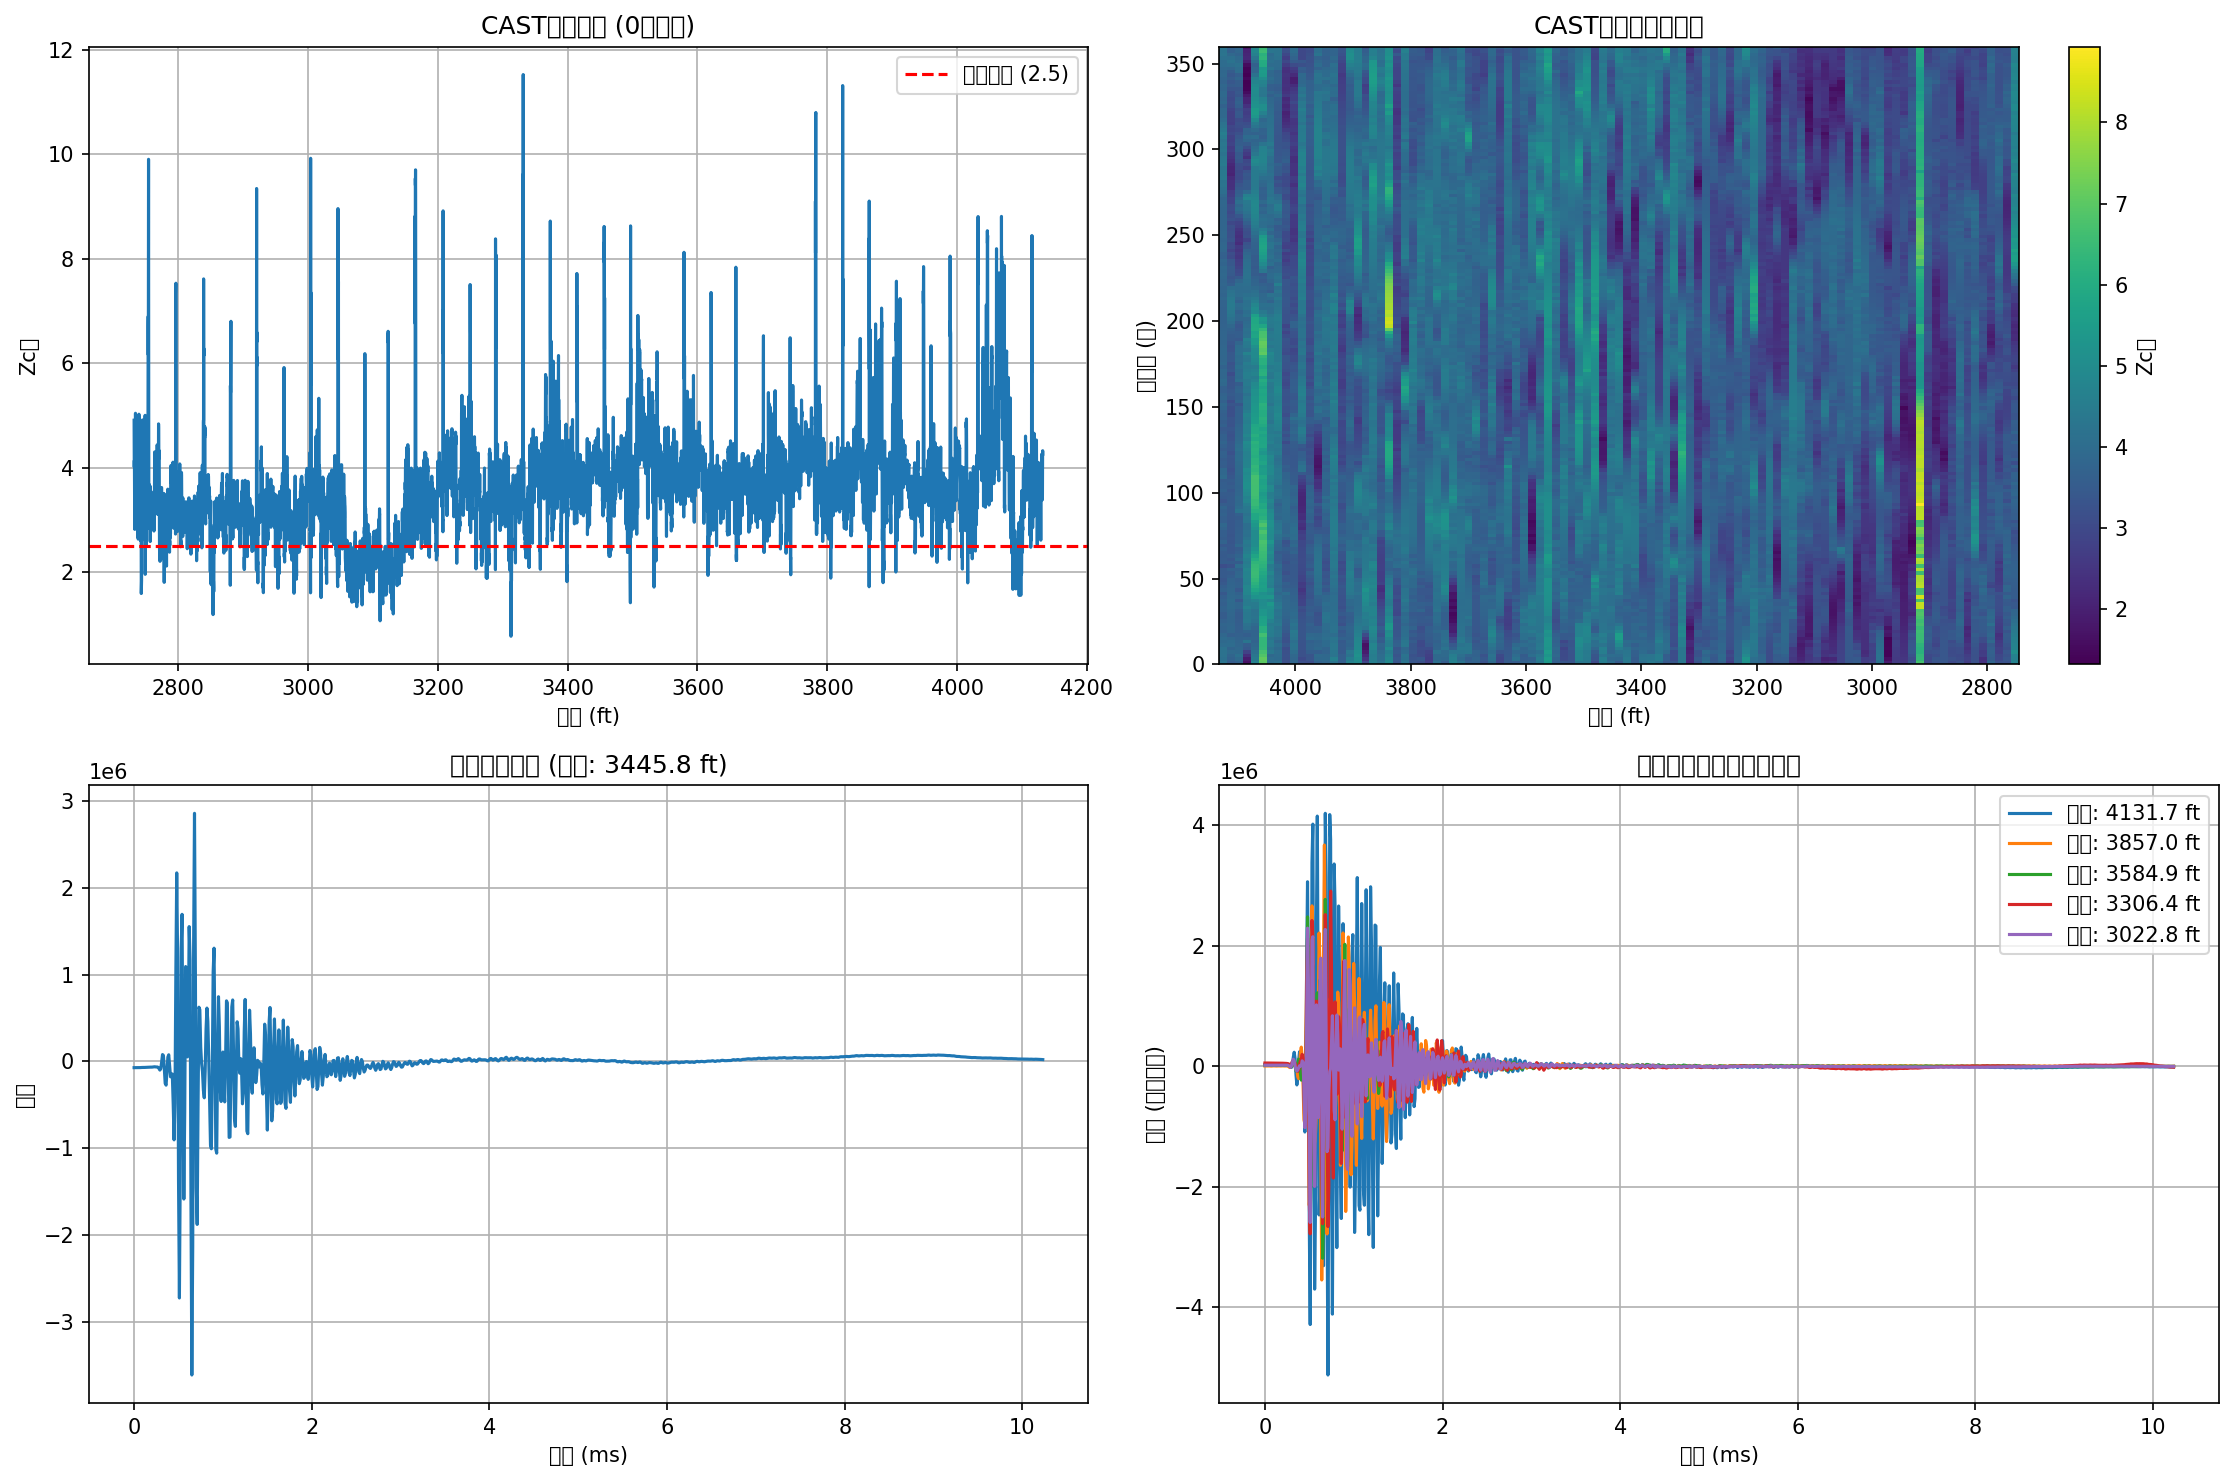

Python code for this plot:
import scipy.io
import numpy as np
import matplotlib.pyplot as plt

def explore_cast_data():
    """探索CAST超声数据"""
    print("=" * 50)
    print("探索CAST数据")
    print("=" * 50)
    
    # 加载CAST数据
    cast_data = scipy.io.loadmat('data/raw/CAST.mat')
    
    print("CAST.mat文件结构:")
    for key in cast_data.keys():
        if not key.startswith('__'):
            print(f"  {key}: {type(cast_data[key])}, shape: {cast_data[key].shape}, dtype: {cast_data[key].dtype}")
    
    # 正确读取结构体数据
    cast_struct = cast_data['CAST'][0, 0]  # 获取结构体
    
    print("\nCAST结构体字段:")
    for field_name in cast_struct.dtype.names:
        field_data = cast_struct[field_name]
        print(f"  {field_name}: {type(field_data)}, shape: {field_data.shape}, dtype: {field_data.dtype}")
    
    # 获取深度和Zc数据
    depth_cast = cast_struct['Depth'].flatten()
    zc = cast_struct['Zc']
    
    print(f"\nCAST深度信息:")
    print(f"  深度范围: {depth_cast.min():.2f} - {depth_cast.max():.2f} ft")
    print(f"  深度点数: {len(depth_cast)}")
    print(f"  深度间隔: 约{np.mean(np.diff(depth_cast)):.3f} ft")
    
    print(f"\nZc数据信息:")
    print(f"  Zc shape: {zc.shape}")
    print(f"  Zc值范围: {zc.min():.2f} - {zc.max():.2f}")
    print(f"  方位角数: {zc.shape[0]} (应该是180个)")
    
    # 统计窜槽情况（Zc < 2.5）
    channeling_mask = zc < 2.5
    channeling_ratio = np.mean(channeling_mask)
    print(f"  窜槽比例 (Zc < 2.5): {channeling_ratio:.3f}")
    
    # 目标深度范围
    target_depth_mask = (depth_cast >= 2732) & (depth_cast <= 4132)
    target_indices = np.where(target_depth_mask)[0]
    print(f"\n目标深度范围 (2732-4132 ft):")
    print(f"  目标深度点数: {np.sum(target_depth_mask)}")
    if len(target_indices) > 0:
        print(f"  目标深度索引范围: {target_indices[0]} - {target_indices[-1]}")
    else:
        print("  警告：没有找到目标深度范围内的数据")
    
    return cast_struct, target_indices

def explore_xsilmr03_data():
    """探索XSILMR03声波数据"""
    print("\n" + "=" * 50)
    print("探索XSILMR03数据")
    print("=" * 50)
    
    # 加载XSILMR03数据
    xsilmr03_data = scipy.io.loadmat('data/raw/XSILMR03.mat')
    
    print("XSILMR03.mat文件结构:")
    for key in xsilmr03_data.keys():
        if not key.startswith('__'):
            print(f"  {key}: {type(xsilmr03_data[key])}, shape: {xsilmr03_data[key].shape}, dtype: {xsilmr03_data[key].dtype}")
    
    # 检查是否是结构体格式
    if 'XSILMR03' in xsilmr03_data:
        # 结构体格式
        xsilmr_struct = xsilmr03_data['XSILMR03'][0, 0]
        print("\nXSILMR03结构体字段:")
        for field_name in xsilmr_struct.dtype.names:
            field_data = xsilmr_struct[field_name]
            print(f"  {field_name}: {type(field_data)}, shape: {field_data.shape}, dtype: {field_data.dtype}")
        
        depth_xsilmr = xsilmr_struct['Depth'].flatten()
    else:
        # 直接格式
        depth_xsilmr = xsilmr03_data['Depth'].flatten()
        xsilmr_struct = xsilmr03_data
    
    print(f"\nXSILMR03深度信息:")
    print(f"  深度范围: {depth_xsilmr.min():.2f} - {depth_xsilmr.max():.2f} ft")
    print(f"  深度点数: {len(depth_xsilmr)}")
    print(f"  深度间隔: 约{np.mean(np.diff(depth_xsilmr)):.3f} ft")
    
    # 计算第3号接收器的实际深度
    # 由于第7号接收器是基准，第3号接收器深度 = 基准深度 + (7-3)*0.5 = 基准深度 + 2.0
    actual_depth_r3 = depth_xsilmr + 2.0
    
    print(f"\n第3号接收器实际深度:")
    print(f"  实际深度范围: {actual_depth_r3.min():.2f} - {actual_depth_r3.max():.2f} ft")
    
    # 目标深度范围
    target_depth_mask = (actual_depth_r3 >= 2732) & (actual_depth_r3 <= 4132)
    target_indices = np.where(target_depth_mask)[0]
    print(f"\n目标深度范围 (2732-4132 ft):")
    print(f"  目标深度点数: {np.sum(target_depth_mask)}")
    if len(target_indices) > 0:
        print(f"  目标深度索引范围: {target_indices[0]} - {target_indices[-1]}")
    else:
        print("  警告：没有找到目标深度范围内的数据")
    
    # 检查各个方位的波形数据
    sides = ['A', 'B', 'C', 'D', 'E', 'F', 'G', 'H']
    print(f"\n各方位波形数据:")
    wave_keys = []
    for side in sides:
        possible_keys = [f'WaveRng03Side{side}', f'WaveRng04Side{side}']  # 可能的键名
        for key in possible_keys:
            if key in xsilmr_struct.dtype.names if hasattr(xsilmr_struct, 'dtype') else key in xsilmr_struct:
                wave_data = xsilmr_struct[key] if hasattr(xsilmr_struct, 'dtype') else xsilmr_struct[key]
                print(f"  {key}: shape {wave_data.shape}, dtype {wave_data.dtype}")
                print(f"    时间点数: {wave_data.shape[0]}, 深度点数: {wave_data.shape[1]}")
                print(f"    幅值范围: {wave_data.min():.3f} - {wave_data.max():.3f}")
                wave_keys.append(key)
                break
    
    return xsilmr_struct, target_indices, actual_depth_r3, wave_keys

def plot_sample_data(cast_struct, xsilmr_struct, target_indices_cast, target_indices_xsilmr, actual_depth_r3, wave_keys):
    """绘制样本数据"""
    print("\n" + "=" * 50)
    print("绘制样本数据")
    print("=" * 50)
    
    if len(target_indices_cast) == 0 or len(target_indices_xsilmr) == 0:
        print("警告：目标深度范围内没有足够的数据用于绘图")
        return
    
    # 创建图形
    fig, axes = plt.subplots(2, 2, figsize=(15, 10))
    
    # 1. CAST深度剖面
    depth_cast = cast_struct['Depth'].flatten()
    zc = cast_struct['Zc']
    
    # 选择一个方位角（0度）的数据
    ax1 = axes[0, 0]
    ax1.plot(depth_cast[target_indices_cast], zc[0, target_indices_cast])
    ax1.axhline(y=2.5, color='r', linestyle='--', label='窜槽阈值 (2.5)')
    ax1.set_xlabel('深度 (ft)')
    ax1.set_ylabel('Zc值')
    ax1.set_title('CAST超声数据 (0度方位)')
    ax1.legend()
    ax1.grid(True)
    
    # 2. CAST 2D热力图（部分数据）
    ax2 = axes[0, 1]
    subset_indices = target_indices_cast[::max(1, len(target_indices_cast)//100)]  # 采样显示
    angles = np.arange(0, 360, 2)  # 每2度一个角度
    im = ax2.imshow(zc[:, subset_indices], aspect='auto', cmap='viridis', 
                    extent=[depth_cast[subset_indices[0]], depth_cast[subset_indices[-1]], 0, 360])
    ax2.set_xlabel('深度 (ft)')
    ax2.set_ylabel('方位角 (度)')
    ax2.set_title('CAST超声数据热力图')
    plt.colorbar(im, ax=ax2, label='Zc值')
    
    # 3. 声波数据样本波形
    ax3 = axes[1, 0]
    if wave_keys:
        wave_data = xsilmr_struct[wave_keys[0]] if hasattr(xsilmr_struct, 'dtype') else xsilmr_struct[wave_keys[0]]
        # 选择目标深度范围内的一个样本
        sample_idx = target_indices_xsilmr[len(target_indices_xsilmr)//2]  # 中间的一个样本
        time_axis = np.arange(wave_data.shape[0]) * 10e-6  # 10微秒间隔
        ax3.plot(time_axis * 1000, wave_data[:, sample_idx])  # 转换为毫秒
        ax3.set_xlabel('时间 (ms)')
        ax3.set_ylabel('幅值')
        ax3.set_title(f'声波波形样本 (深度: {actual_depth_r3[sample_idx]:.1f} ft)')
        ax3.grid(True)
        
        # 4. 多个深度的声波波形对比
        ax4 = axes[1, 1]
        sample_indices = target_indices_xsilmr[::max(1, len(target_indices_xsilmr)//5)][:5]  # 选择5个样本
        for i, idx in enumerate(sample_indices):
            ax4.plot(time_axis * 1000, wave_data[:, idx] + i*0.1, 
                    label=f'深度: {actual_depth_r3[idx]:.1f} ft')
        ax4.set_xlabel('时间 (ms)')
        ax4.set_ylabel('幅值 (偏移显示)')
        ax4.set_title('不同深度的声波波形对比')
        ax4.legend()
        ax4.grid(True)
    else:
        ax3.text(0.5, 0.5, '没有找到波形数据', ha='center', va='center', transform=ax3.transAxes)
        ax4.text(0.5, 0.5, '没有找到波形数据', ha='center', va='center', transform=ax4.transAxes)
    
    plt.tight_layout()
    plt.savefig('data_exploration.png', dpi=150, bbox_inches='tight')
    print("数据探索图保存为 data_exploration.png")

if __name__ == "__main__":
    # 探索数据
    cast_struct, target_indices_cast = explore_cast_data()
    xsilmr_struct, target_indices_xsilmr, actual_depth_r3, wave_keys = explore_xsilmr03_data()
    
    # 绘制样本数据
    plot_sample_data(cast_struct, xsilmr_struct, target_indices_cast, target_indices_xsilmr, actual_depth_r3, wave_keys)
    
    print("\n数据探索完成！") 